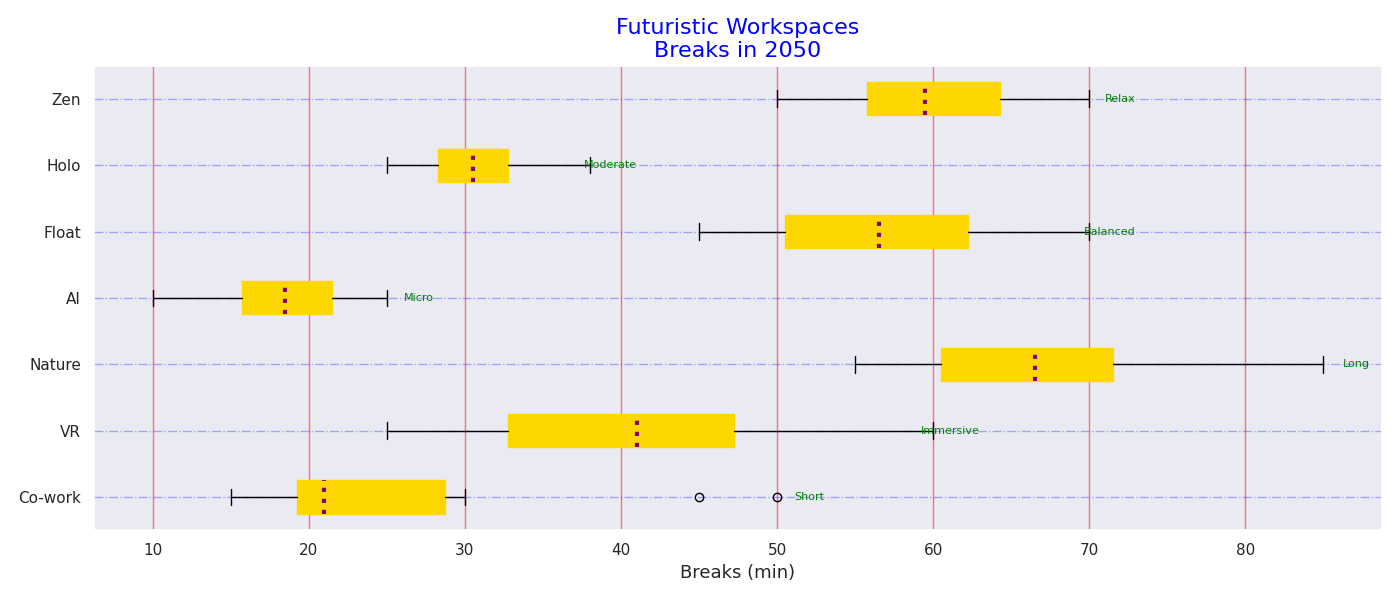

This chart was generated by the following Python code:
import matplotlib.pyplot as plt

workspaces = ['Co-work', 'VR', 'Nature', 'AI', 'Float', 'Holo', 'Zen']
break_durations = [
    [15, 20, 22, 19, 30, 45, 50, 20, 18, 25],  # Co-work
    [30, 25, 32, 35, 40, 60, 55, 45, 42, 48],  # VR
    [60, 55, 58, 62, 65, 80, 85, 70, 68, 72],  # Nature
    [10, 12, 15, 18, 20, 22, 25, 18, 19, 23],  # AI
    [45, 50, 52, 48, 55, 65, 70, 58, 60, 63],  # Float
    [25, 28, 30, 32, 29, 35, 38, 27, 31, 33],  # Holo
    [50, 55, 58, 53, 60, 65, 70, 59, 62, 68],  # Zen
]

fig, ax = plt.subplots(figsize=(14, 6))
boxprops = dict(facecolor="#FFD700", color="#FFD700", linewidth=1)
medianprops = dict(linestyle=':', linewidth=3, color='purple')
ax.boxplot(break_durations, vert=False, patch_artist=True, labels=workspaces, notch=False, boxprops=boxprops, medianprops=medianprops)

ax.xaxis.grid(True, linestyle='-', which='major', color='red', alpha=0.5)
ax.yaxis.grid(True, linestyle='-.', which='major', color='blue', alpha=0.3)

plt.title('Futuristic Workspaces\nBreaks in 2050', fontsize=16, color='blue')
plt.xlabel('Breaks (min)', fontsize=13)
plt.ylabel('', fontsize=13)

annotations = ["Short", "Immersive", "Long", "Micro", "Balanced", "Moderate", "Relax"]
for i, annotation in enumerate(annotations):
    ax.text(max(break_durations[i]) + 3, i + 1, annotation, ha='right', va='center', fontsize=8, color='green')

plt.tight_layout()
plt.show()
